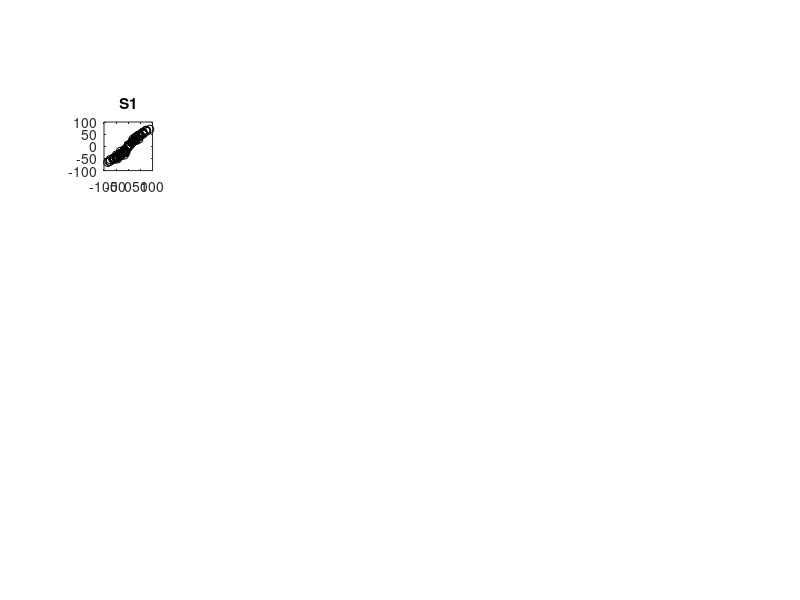

MATLAB code for this plot: (Note: this script raises an error after producing the figure.)
close all;
clearvars;
clc;

% Bayesian linear regression with JAGS
addpath(fullfile('..','DAC'))

% Load data for all participants
load LocalizationPoolData.mat

% For this excercise, we will use broadband only and azimuth
% target/response

% stimulus azimuth | stimulus elevation | 
% stimulus frequency-band (1=BB, 2=HP, 3=LP) | 
% stimulus level | response azimuth | 
% response elevation, and each row indicates trial number.
sel = data(:,3) == 1;

x = data(sel,1); % stimulus azimuth
y = data(sel,5); % response azimuth
s = data(sel,8); % subject number

uS = unique(s); % unique subjects

%% A) Simple model for linear regression 
% Step 1) Identify the data relevant to the research questions 
% Look at the data, identify what is the independent/dependent
% variables

figure(1)
for ns = 1:length(uS)

    subplot(2,7,ns)
    sel = s == uS(ns);

    plot(x(sel),y(sel),'ko')

    xlim([-100,100]);
    ylim([-100,100]);
    axis square
    title(['S' num2str(uS(ns))])
    horline;
    verline;
    unityline;

    xlabel('target (deg)')
    ylabel('response (deg)')
    box off;

end


% Step 2) Define a descriptive model for the relevant data.
%
% y~dnorm(mu,sigma)
% mu = beta0 + beta1*x

% Step 3) Specify a prior distribution on the parameters.
%

% Step 4) Use Bayesian inference to re-allocate credibility across 
% parameter values. Interpret the posterior distribution on parameters
% Inference
% (Un)comment to choose the excercise 
type = 'simple';
% type = 'robust';
% type = 'hierarchical';
samples = getsamples_jags(x,y,s,type);

% plot posterior draws
figure(2)
subplot(121)
plotpost(samples.beta0);
xlabel('\beta_0: bias')
xlim([-5,5])
nicegraph;

subplot(122)
plotpost(samples.beta1);
xlabel('\beta_1: gain')
xlim([0.6,1.1])
nicegraph;

% Step 5) Check that the posterior predictions mimic the data with 
% reasonable accuracy
figure(3)
sel = s == 1;

hold on

% plot 80 credible lines
vv = floor(linspace(1,length(samples.beta0),100));
for nv = 1:length(vv)
    plot(-90:90,...
        samples.beta0(vv(nv))+...
        samples.beta1(vv(nv))*(-90:90),...
        'color',[.5,.5,.5,.6],'LineWidth',1)
end
% plot best fit line
plot(-90:90,...
    mean(samples.beta0)+mean(samples.beta1)*(-90:90),...
    'color',[.4,.1,.1],'LineWidth',2)
% plot data
plot(x(sel),y(sel),'ko','MarkerSize',8)
% making this look nicer
xlim([-100,100]);
ylim([-100,100]);
axis square
horline;
verline;
unityline;
title('simple fit')

xlabel('target (deg)')
ylabel('response (deg)')
box off;

%% B) Robust model for linear regression 
% Here, we change two things:
% 1) the noise distribution is now a t-student, to accomodate for outliers
% 2) To improve sampling efficiency we standardized the data.

% Sampling
type = 'robust';
% type = 'hierarchical';
samples = getsamples_jags(x,y,s,type);

% plot posterior draws
figure(4)
subplot(121)
plotpost(samples.beta0);
xlabel('\beta_0: bias')
xlim([-5,5])
nicegraph;

subplot(122)
plotpost(samples.beta1);
xlabel('\beta_1: gain')
xlim([0.6,1.1])
nicegraph;

% plot the fit..although for this data, there aren't many outliers
figure(5)
sel = s == 1;

hold on

% plot 80 credible lines
vv = floor(linspace(1,length(samples.beta0),100));
for nv = 1:length(vv)
    plot(-90:90,...
        samples.beta0(vv(nv))+...
        samples.beta1(vv(nv))*(-90:90),...
        'color',[.5,.5,.5,.6],'LineWidth',1)
end
% plot best fit line
plot(-90:90,...
    mean(samples.beta0)+mean(samples.beta1)*(-90:90),...
    'color',[.4,.1,.1],'LineWidth',2)
% plot data
plot(x(sel),y(sel),'ko','MarkerSize',8)
% making this look nicer
xlim([-100,100]);
ylim([-100,100]);
axis square
horline;
verline;
unityline;
title('robust fit')

xlabel('target (deg)')
ylabel('response (deg)')
box off;

%% C) Hierarchical model for linear regression 
% Here, we extend the previous model to include subjects (or participants)
% and we make the model hierarchical (we set priors on priors), to capture
% population parameters

% Sampling
type = 'hierarchical';
samples = getsamples_jags(x,y,s,type);

% plot posterior draws
figure(5)
subplot(221)
plotpost(samples.beta0mu,'color','k');
xlabel('\mu_{\beta_{0}}: bias')
title('population mean bias')
xlim([-7,7])
nicegraph;
set(gca,'fontsize',14)

subplot(222)
plotpost(samples.beta1mu,'color','k');
xlabel('\mu_{\beta_{1}}: gain')
title('population mean gain')
xlim([0.6,1.2])
nicegraph;
set(gca,'fontsize',14)

subplot(223)
for ns = 1:length(uS)
    [yy,xx]= ksdensity(samples.beta0(:,ns));
    plot(xx,yy,'color',[ns./(length(uS)+1),.1,.1,.6],'linew',2);
    hold on
end
xlabel('\beta_{0,s}: bias|s')
xlim([-7,7])
nicegraph;
set(gca,'fontsize',14)

subplot(224)
for ns = 1:length(uS)
    [yy,xx]= ksdensity(samples.beta1(:,ns));
    plot(xx,yy,'color',[ns./(1+length(uS)),.1,.1,.6],'linew',2);
    hold on
end
xlabel('\beta_{1,s}: gain|s')
xlim([0.6,1.2])
nicegraph;
set(gca,'fontsize',14)

figure(6)
uS = unique(s);
for ns = 1:length(uS)

    subplot(2,7,ns)
    sel = s == uS(ns);
    
    plot(x(sel),y(sel),'ko')

    xlim([-100,100]);
    ylim([-100,100]);
    axis square
    title(['S' num2str(uS(ns))])
    horline;
    verline;
    unityline;

    xlabel('target (deg)')
    ylabel('response (deg)')
    box off;


    hold on

    vv = floor(linspace(1,1000,80));
    for nv = 1:length(vv)
        plot(-90:90,...
            mean(samples.beta0(vv(nv),ns))+...
            mean(samples.beta1(vv(nv),ns))*(-90:90),...
            'color',[.1,.1,.1,.5],'LineWidth',1)
    end

    plot(-90:90,...
        mean(samples.beta0(:,ns))+...
        mean(samples.beta1(:,ns))*(-90:90),...
        'LineWidth',1.5)

end

%% D) BONUS: Hierarchical models 
% What if we add a participant (S14) with a single response? What would the
% model predict? Will it be able to fit? 
% Answer is yes, using the information from other subjects!

% We first add a target at 30 deg. with a response at 45 deg. for S14
x = [x;30]; % add target
y = [y;45]; % add response
s = [s;14]; % add subject
% Sampling
type = 'hierarchical';
samples = getsamples_jags(x,y,s,type);

% plot posterior draws
figure(7)
subplot(221)
plotpost(samples.beta0mu,'color','k');
xlabel('\mu_{\beta_{0}}: bias')
title('population mean bias')
xlim([-7,7])
nicegraph;
set(gca,'fontsize',14)

subplot(222)
plotpost(samples.beta1mu,'color','k');
xlabel('\mu_{\beta_{1}}: gain')
title('population mean gain')
xlim([0.6,1.2])
nicegraph;
set(gca,'fontsize',14)

subplot(223)
for ns = 1:length(uS)
    [yy,xx]= ksdensity(samples.beta0(:,ns));
    plot(xx,yy,'color',[ns./(length(uS)+1),.1,.1,.6],'linew',2);
    hold on
end
xlabel('\beta_{0,s}: bias|s')
xlim([-7,7])
nicegraph;
set(gca,'fontsize',14)

subplot(224)
for ns = 1:length(uS)
    [yy,xx]= ksdensity(samples.beta1(:,ns));
    plot(xx,yy,'color',[ns./(1+length(uS)),.1,.1,.6],'linew',2);
    hold on
end
xlabel('\beta_{1,s}: gain|s')
xlim([0.6,1.2])
nicegraph;
set(gca,'fontsize',14)


figure(8)
uS = unique(s);
for ns = 1:length(uS)

    subplot(2,7,ns)
    sel = s == uS(ns);
    
    plot(x(sel),y(sel),'ko')

    xlim([-100,100]);
    ylim([-100,100]);
    axis square
    title(['S' num2str(uS(ns))])
    horline;
    verline;
    unityline;

    xlabel('target (deg)')
    ylabel('response (deg)')
    box off;


    hold on

    vv = floor(linspace(1,1000,80));
    for nv = 1:length(vv)
        plot(-90:90,...
            mean(samples.beta0(vv(nv),ns))+...
            mean(samples.beta1(vv(nv),ns))*(-90:90),...
            'color',[.1,.1,.1,.5],'LineWidth',1)
    end

    plot(-90:90,...
        mean(samples.beta0(:,ns))+...
        mean(samples.beta1(:,ns))*(-90:90),...
        'LineWidth',1.5)

end


%% %%%%%%%%%%%%%%%%%% LOCAL FUNCTION %%%%%%%%%%%%%%%%%%%%%%%%%%%%%%%
function samples = getsamples_jags(x,y,s,type)

% Initialization
chain_globals;
runjagsMethod = 'rjags';
numSavedSteps	= 1e3;
thinSteps		= 1;
burnInSteps		= 1e3;
nChains			= 2;
dic             = false;

% Actual regression
if strcmpi(type,'simple')

    % DATA
    sel = s == 1;
    x       = x(sel);
    y       = y(sel);
    Ntotal  = length(y);

    % Which model to use?
    modelname       = fullfile(pwd, 'Week4_Ex1Mod1.txt');
    parameters		= {'beta0','beta1','sigma'};		% The parameter(s) to be monitored.

    dataStruct      = struct('x',x,'y',y,'Ntotal',Ntotal);

elseif strcmpi(type,'robust')

    sel = s == 1;
    x = x(sel);
    y = y(sel);
    Ntotal  = length(y);

    modelname       = fullfile(pwd, 'Week4_Ex2Mod2.txt');
    parameters		= {'beta0','beta1','sigma','nu'};		% The parameter(s) to be monitored.

    % Specify data, as a structure
    dataStruct = struct('x',x,'y',y,'Ntotal',Ntotal);


elseif strcmpi(type,'hierarchical')

    x       = x;
    y       = y;
    s       = s;
    Ntotal  = length(y);
    Nsubj   = length(unique(s));

    modelname       = fullfile(pwd, 'Week4_Ex3Mod3.txt');
    parameters		= {'beta0','beta1','sigma','nu','beta1mu','beta0mu','zbeta0sigma','zbeta1sigma'};		% The parameter(s) to be monitored.

    % Specify data, as a structure
    dataStruct = struct('x',x,'y',y,'s',s,'Nsubj',Nsubj,'Ntotal',Ntotal);

end



% Chains
initsStruct = struct([]);
for ii = 1:nChains
    if strcmpi(type,'simple')
        % Starting values based on some expectation
        initsStruct(ii).beta0		= 0; % bias starting point
        initsStruct(ii).beta1		= 1; % gain starting point
        initsStruct(ii).sigma		= 1; % standard deviation

    elseif strcmpi(type,'robust')
        % Here data are standardized!
        initsStruct(ii).zbeta0		= 0;
        initsStruct(ii).zbeta1		= corr(x,y);
        initsStruct(ii).zsigma		= 1-corr(x,y)^2;
        initsStruct(ii).nuMinusOne  = 80;

    elseif strcmpi(type,'hierarchical')
        initsStruct(ii).zbeta0		= zeros(Nsubj,1);
        initsStruct(ii).zbeta1		= ones(Nsubj,1)*corr(x,y);
        initsStruct(ii).zsigma		= 1-corr(x,y)^2;
        initsStruct(ii).nuMinusOne  = 80;
    end

end

% run chains
nIter			= ceil((numSavedSteps*thinSteps )/nChains); % Steps per chain.

if strcmp(runjagsMethod,'parallel')
    doparallel		= 1; % do use parallelization
else
    doparallel		= 0; % do not use parallelization
end
fprintf( 'Running JAGS...\n' );
% [samples, stats, structArray] = matjags( ...
[samples, stats] = matjags( ...
    dataStruct, ...                     % Observed data
    modelname, ...    % File that contains model definition
    initsStruct, ...                          % Initial values for latent variables
    'doparallel' , true, ...      % Parallelization flag
    'nchains', nChains,...              % Number of MCMC chains
    'nburnin', burnInSteps,...              % Number of burnin steps
    'nsamples', nIter, ...           % Number of samples to extract
    'thin', thinSteps, ...                      % Thinning parameter
    'dic',dic, ...                       % Do the DIC?
    'monitorparams', parameters, ...     % List of latent variables to monitor
    'savejagsoutput',0, ...          % Save command line output produced by JAGS?
    'verbosity',1, ...               % 0=do not produce any output; 1=minimal text output; 2=maximum text output
    'cleanup',1);                    % clean up of temporary files?

% Extract chain values:
samples = extractchain(samples); % from multiple -dimension matrix to 1- or 2-D

end